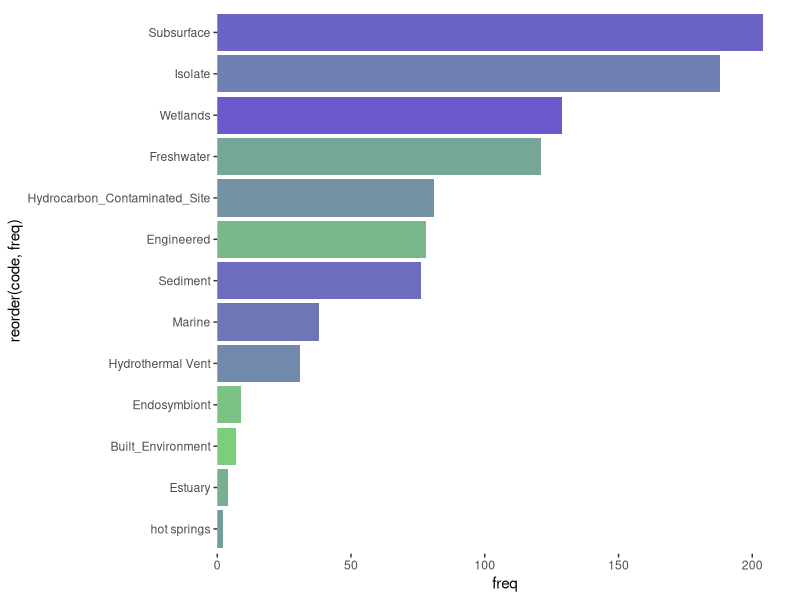
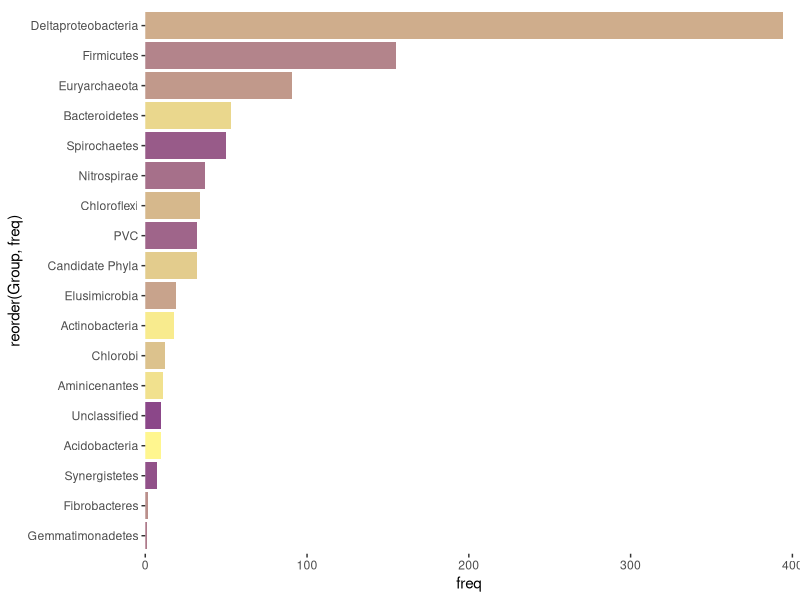
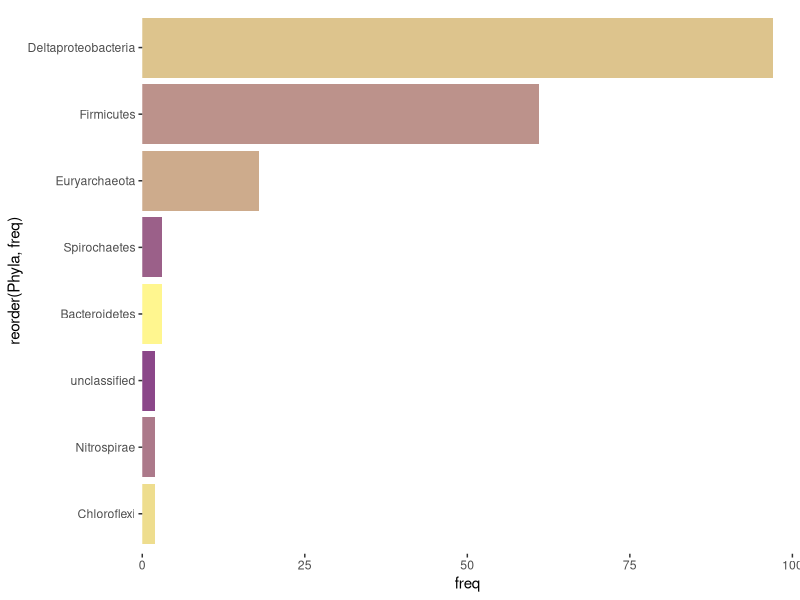
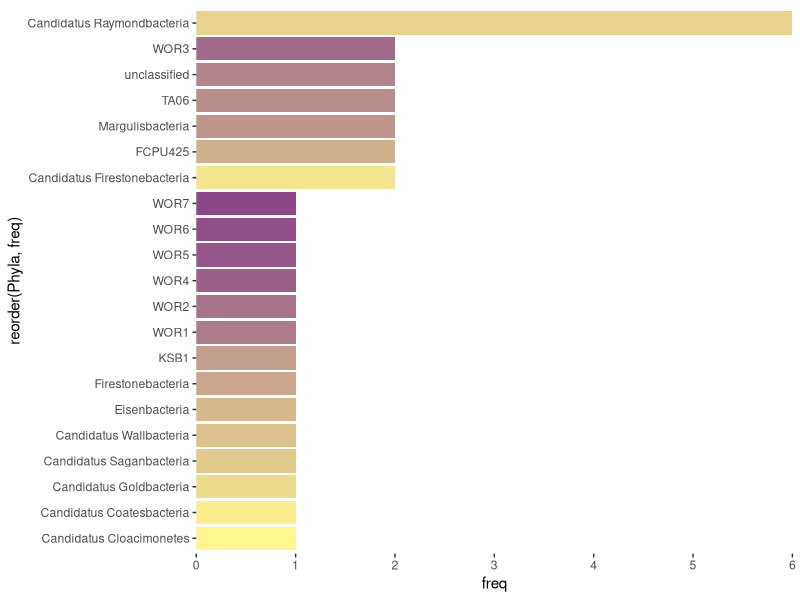
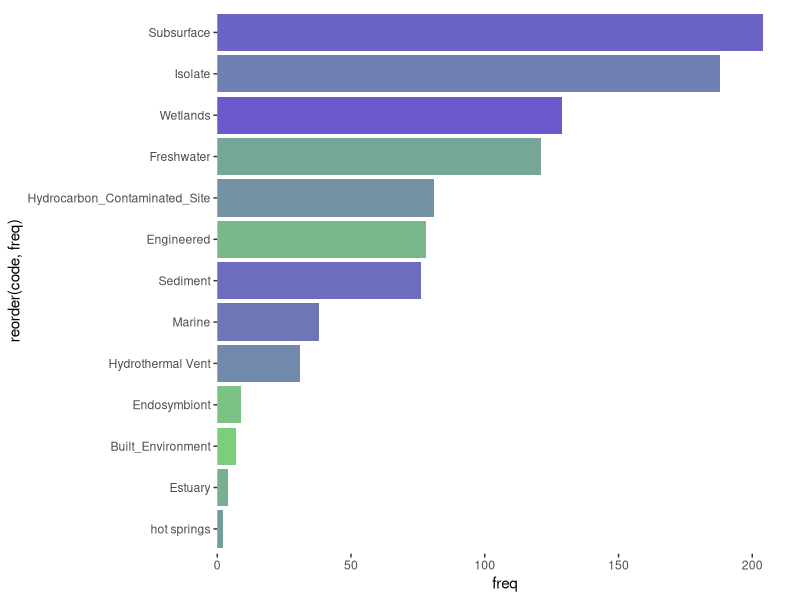
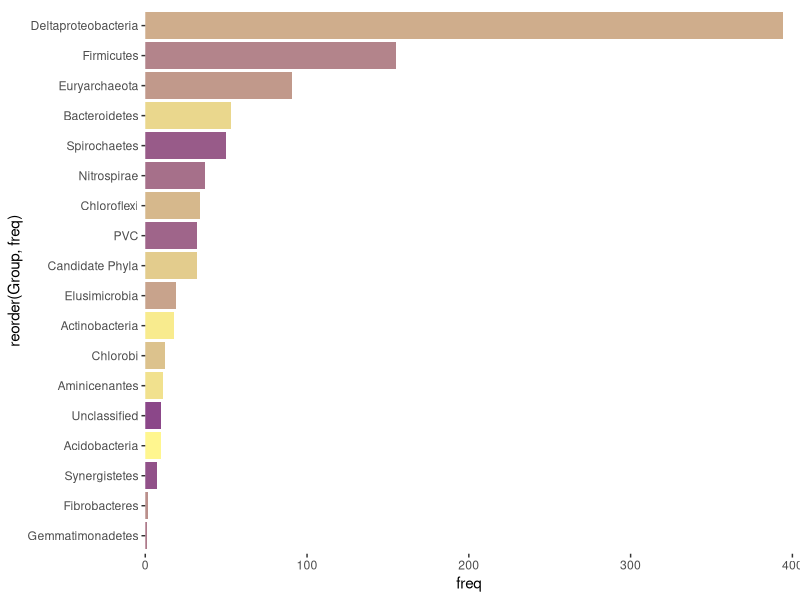
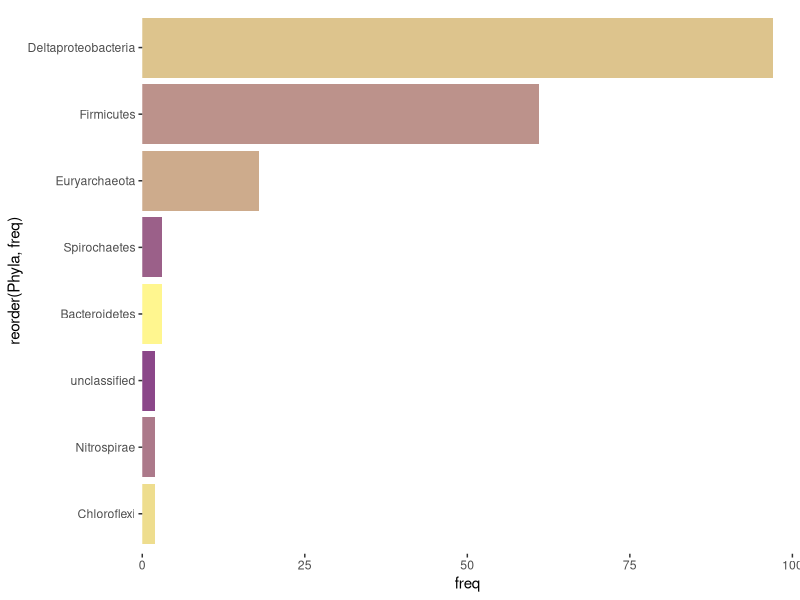
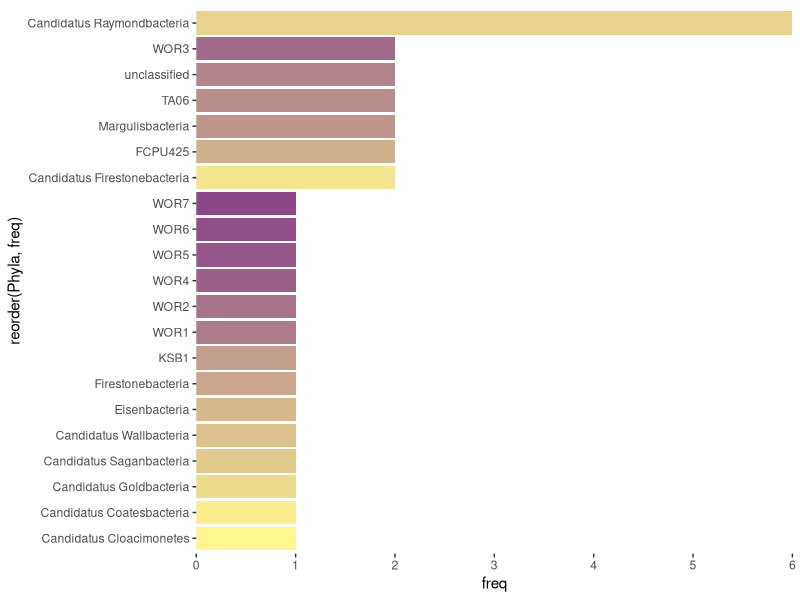

Write R code to recreate these figures, in order.
library(tidyverse)
library(reshape2)
library(plyr)

metadata = read.csv("files/methylator-updated-hgcA-metadata.csv")
environment = count(metadata, "code")
group = count(metadata, "Group")
study = count(metadata, "study")

# Environments plot
phaColfunc = colorRampPalette(c("palegreen3", "slateblue"))
bar_env = environment %>% ggplot(aes(x=reorder(code, freq), y=freq)) + geom_bar(stat="identity", fill=(phaColfunc(13))) + coord_flip() + scale_y_continuous(limits=c(0,215), expand = c(0, 0)) + theme(panel.grid.major = element_blank(), panel.grid.minor = element_blank(),panel.background = element_blank())
bar_env 

# phyla plot
phylaColfunc = colorRampPalette(c("khaki1", "orchid4"))
bar_phyla = group %>% ggplot(aes(x=reorder(Group, freq), y=freq)) + geom_bar(stat="identity", fill=(phylaColfunc(18))) + coord_flip() + scale_y_continuous(limits=c(0,400), expand= c(0,0)) + theme(panel.grid.major = element_blank(), panel.grid.minor = element_blank(),panel.background = element_blank())
bar_phyla

# reference isolate phyla 
references = metadata %>% filter(code=="Isolate")
reference_phyla = count(references, "Phyla")
bar_ref = reference_phyla %>% ggplot(aes(x=reorder(Phyla, freq), y=freq)) + geom_bar(stat="identity", fill=(phylaColfunc(8))) + coord_flip() + scale_y_continuous(limits=c(0,100), expand= c(0,0)) + theme(panel.grid.major = element_blank(), panel.grid.minor = element_blank(),panel.background = element_blank())
bar_ref

# CP phyla
cp = metadata %>% filter(Group=="Candidate Phyla")
cp_phyla = count(cp, "Phyla")
bar_cp= cp_phyla %>% ggplot(aes(x=reorder(Phyla, freq), y=freq)) + geom_bar(stat="identity", fill=(phylaColfunc(21))) + coord_flip() + scale_y_continuous(limits=c(0,6), expand= c(0,0)) + theme(panel.grid.major = element_blank(), panel.grid.minor = element_blank(),panel.background = element_blank())
bar_cp 

# genome statistics
# all
# genome size
genome_size = metadata %>% select(Group, size)
genome_size_avgs = aggregate(genome_size[2], list(genome_size$Group), mean)
all_avgs = genome_size %>% ggplot(aes(x=Group, y=size)) + geom_boxplot()
all_avgs_theme = all_avgs + theme_classic() + theme(axis.text.x = element_text(angle = 85, hjust = 1))
# gc content
gc_all = metadata %>% select(Group, gc)
gc_meth = gc_all %>% ggplot(aes(x=Group, y=gc)) + geom_boxplot()
gc_meth_theme = gc_meth + theme_classic() + theme(axis.text.x = element_text(angle = 85, hjust = 1))

# just isolates
# genome size
isolate_sizes = metadata %>% filter(code=="Isolate") %>% select(Group, size)
isolate_avgs = isolate_sizes %>% ggplot(aes(x=Group, y=size)) + geom_boxplot()
isolate_avgs_theme = isolate_avgs + theme_classic() + theme(axis.text.x = element_text(angle = 85, hjust = 1))
# gc content 
gc_isolates = metadata %>% filter(code=="Isolate") %>% select(Group, gc)
gc_meth_isolates = gc_isolates %>% ggplot(aes(x=Group, y=gc)) + geom_boxplot()
gc_isolates_theme = gc_meth_isolates + theme_classic() + theme(axis.text.x = element_text(angle = 85, hjust = 1))

# Save plots
# bar plots
ggsave(file="figs/2019-09-02-environment-barplot.png", bar_env, width=20, height=10, units=c("cm"))
ggsave(file="figs/2019-09-02-phyla-barplot.png", bar_phyla, width=20, height=10, units=c("cm"))
ggsave(file="figs/2019-09-02-reference-phyla-barplot.png", bar_ref, width=7, height=4, units=c("cm"))
ggsave(file="figs/2019-09-02-cp-phyla-barplot.png", bar_cp, width=7, height=10, units=c("cm"))
# stats
ggsave(file="figs/2019-09-02-all-genome-sizes.png", all_avgs_theme, width=10, height=7, units=c("cm"))
ggsave(file="figs/2019-09-02-all-gc.png", gc_meth_theme, width=10, height=7, units=c("cm"))
ggsave(file="figs/2019-09-02-isolates-sizes.png", isolate_avgs_theme, width=10, height=7, units=c("cm"))
ggsave(file="figs/2019-09-02-isolates-gc.png", gc_isolates_theme, width=10, height=7, units=c("cm"))